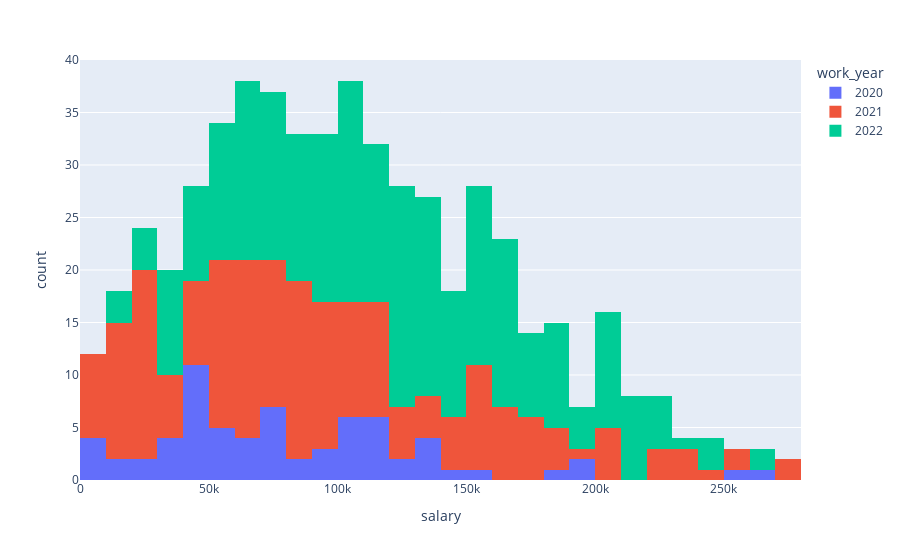
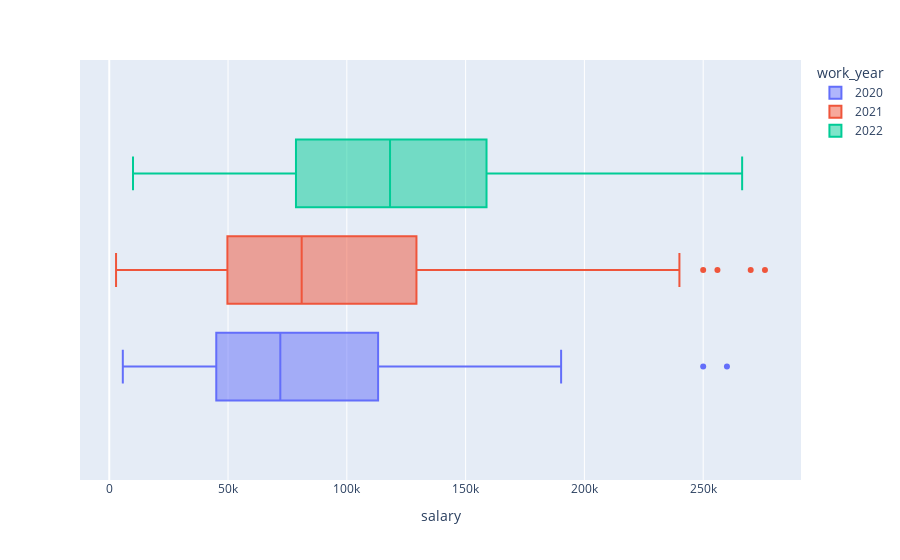

Notebook source saved alongside these figures, in order:
### Markdown cell above
После того, как мы избавились от выбросов, можно приступать к анализу данных и ответу на вопрос: *наблюдается ли ежегодный рост зарплат у специалистов Data Scientist?*

***Сформулируем гипотезы:***

**Нулевая гипотеза**: Года не различаются по размерам зарплат. Объем выплат одинаков.

**Альтернативная гипотеза**: Есть ежегодный прирост зарплат у дата-сайентистов. Объем выплат увеличивается.

Поскольку данные не распределенны нормально необходимо использовать непараметрический тест для трех независимых групп. Нам подойдет тест Краскела-Уолиса.

### Code cell
_, p = stats.kruskal(data[data['work_year'] == 2020]['salary'], data[data['work_year'] == 2021]['salary'], data[data['work_year'] == 2022]['salary'])

print('p-value = {:.3f}'.format(p))
print(p)

px.histogram(
    data_frame=data,
    x='salary',
    color='work_year'
).show()

px.box(
    data_frame=data,
    x='salary',
    #y='work_year',
    color='work_year'
).show()

### Figure 1 — Plotly figure (JSON) as saved in the notebook; plotly's stock layout.template omitted (floating-point values rounded to 4 significant figures; data arrays with more than 128 entries replaced by an {"elided": "..."} marker saying what was removed)
{"data": [{"alignmentgroup": "True", "bingroup": "x", "hovertemplate": "work_year=2020<br>salary=%{x}<br>count=%{y}<extra></extra>", "legendgroup": "2020", "marker": {"color": "#636efa", "pattern": {"shape": ""}}, "name": "2020", "offsetgroup": "2020", "orientation": "v", "showlegend": true, "type": "histogram", "x": [79833, 260000, 109024, 20000, 150000, 72000, 190000, 35735, 135000, 125000, 51321, 40481, 39916, 87000, 85000, 8000, 41689, 114047, 5707, 56000, 43331, 6072, 47899, 98000, 115000, 42000, 33511, 100000, 117104, 59303, 70000, 68428, 46759, 74130, 103000, 250000, 10000, 138000, 45760, 79833, 50180, 106000, 112872, 15966, 76958, 188000, 105000, 70139, 6072, 91000, 45896, 54742, 60000, 148261, 38776, 118000, 120000, 138350, 110000, 130800, 21669, 45618, 62726, 49268, 190200, 105000, 91237, 62726, 42197], "xaxis": "x", "yaxis": "y"}, {"alignmentgroup": "True", "bingroup": "x", "hovertemplate": "work_year=2021<br>salary=%{x}<br>count=%{y}<extra></extra>", "legendgroup": "2021", "marker": {"color": "#EF553B", "pattern": {"shape": ""}}, "name": "2021", "offsetgroup": "2021", "orientation": "v", "showlegend": true, "type": "histogram", "x": {"elided": "211 int values"}, "xaxis": "x", "yaxis": "y"}, {"alignmentgroup": "True", "bingroup": "x", "hovertemplate": "work_year=2022<br>salary=%{x}<br>count=%{y}<extra></extra>", "legendgroup": "2022", "marker": {"color": "#00cc96", "pattern": {"shape": ""}}, "name": "2022", "offsetgroup": "2022", "orientation": "v", "showlegend": true, "type": "histogram", "x": {"elided": "275 int values"}, "xaxis": "x", "yaxis": "y"}], "layout": {"barmode": "relative", "legend": {"title": {"text": "work_year"}, "tracegroupgap": 0}, "margin": {"t": 60}, "xaxis": {"anchor": "y", "domain": [0, 1], "title": {"text": "salary"}}, "yaxis": {"anchor": "x", "domain": [0, 1], "title": {"text": "count"}}}}

### Figure 2 — Plotly figure (JSON) as saved in the notebook; plotly's stock layout.template omitted (floating-point values rounded to 4 significant figures; data arrays with more than 128 entries replaced by an {"elided": "..."} marker saying what was removed)
{"data": [{"alignmentgroup": "True", "hovertemplate": "work_year=2020<br>salary=%{x}<extra></extra>", "legendgroup": "2020", "marker": {"color": "#636efa"}, "name": "2020", "notched": false, "offsetgroup": "2020", "orientation": "h", "showlegend": true, "type": "box", "x": [79833, 260000, 109024, 20000, 150000, 72000, 190000, 35735, 135000, 125000, 51321, 40481, 39916, 87000, 85000, 8000, 41689, 114047, 5707, 56000, 43331, 6072, 47899, 98000, 115000, 42000, 33511, 100000, 117104, 59303, 70000, 68428, 46759, 74130, 103000, 250000, 10000, 138000, 45760, 79833, 50180, 106000, 112872, 15966, 76958, 188000, 105000, 70139, 6072, 91000, 45896, 54742, 60000, 148261, 38776, 118000, 120000, 138350, 110000, 130800, 21669, 45618, 62726, 49268, 190200, 105000, 91237, 62726, 42197], "x0": " ", "xaxis": "x", "y0": " ", "yaxis": "y"}, {"alignmentgroup": "True", "hovertemplate": "work_year=2021<br>salary=%{x}<extra></extra>", "legendgroup": "2021", "marker": {"color": "#EF553B"}, "name": "2021", "notched": false, "offsetgroup": "2021", "orientation": "h", "showlegend": true, "type": "box", "x": {"elided": "211 int values"}, "x0": " ", "xaxis": "x", "y0": " ", "yaxis": "y"}, {"alignmentgroup": "True", "hovertemplate": "work_year=2022<br>salary=%{x}<extra></extra>", "legendgroup": "2022", "marker": {"color": "#00cc96"}, "name": "2022", "notched": false, "offsetgroup": "2022", "orientation": "h", "showlegend": true, "type": "box", "x": {"elided": "275 int values"}, "x0": " ", "xaxis": "x", "y0": " ", "yaxis": "y"}], "layout": {"boxmode": "group", "legend": {"title": {"text": "work_year"}, "tracegroupgap": 0}, "margin": {"t": 60}, "xaxis": {"anchor": "y", "domain": [0, 1], "title": {"text": "salary"}}, "yaxis": {"anchor": "x", "domain": [0, 1]}}}
